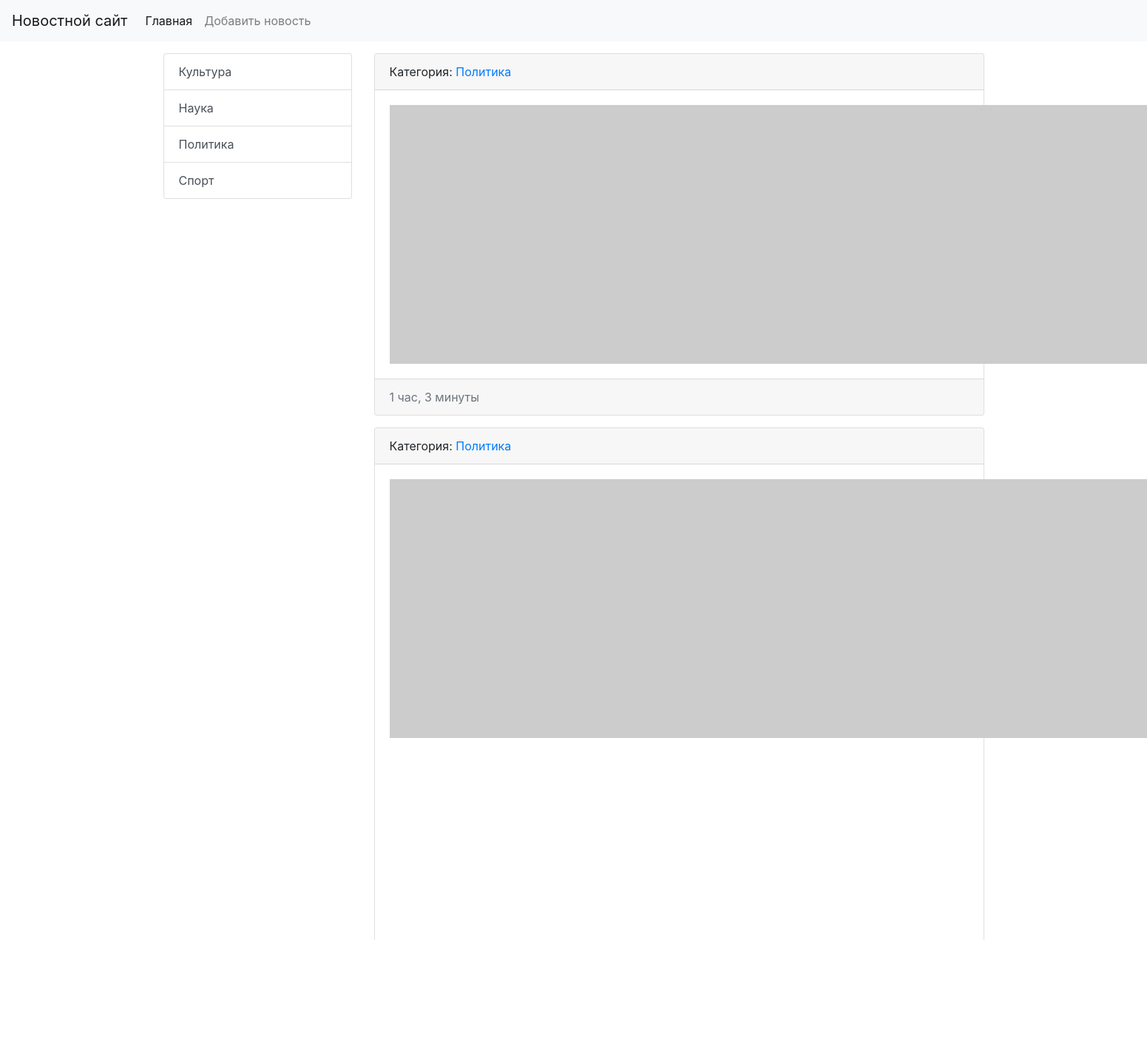
Screenshot of /category/3/ with the database file from the repository.
### news/models.py (models this page shows, shortened)
class Category(models.Model):
    title = models.CharField(max_length=150, db_index=True, verbose_name='Наименование категории')
    def get_absolute_url(self):
        return reverse('category', kwargs={'category_id': self.pk})
    class Meta:
        verbose_name = 'Категория'
        verbose_name_plural = 'Категории'
        ordering = ['title']
    def __str__(self):
        return self.title

class News(models.Model):
    title = models.CharField(max_length=150, verbose_name = 'Наименование')
    content = models.TextField(blank=True, verbose_name = 'Контент')
    created_at = models.DateTimeField(auto_now_add=True, verbose_name = 'Дата публикации')
    updated_at = models.DateTimeField(auto_now=True, verbose_name = 'Обновлено')
    photo = models.ImageField(upload_to='photos/%Y/%m/%d/', verbose_name = 'Фото', blank=True)
    is_published = models.BooleanField(default=True, verbose_name = 'Опубликовано')
    category = models.ForeignKey('Category', verbose_name = 'Категория', on_delete=models.PROTECT, null=True)
    def get_absolute_url(self):
        return reverse('view_news', kwargs={'news_id': self.pk})
    class Meta:
        verbose_name = 'Новость'
        verbose_name_plural = 'Новости'
        ordering = ['-created_at']

### news/views.py (the view)
# urls.py: path('category/<int:category_id>/',get_category, name = 'category'),
def get_category(request, category_id):
    news = News.objects.filter(category_id=category_id)
    category = Category.objects.get(pk=category_id)
    context = {
        'news': news,
        'category': category,
    }
    return render(request,template_name='news/category.html', context=context)

### news/templatetags/news_tags.py (called while the page is built)
@register.inclusion_tag('news/list_categories.html')
def show_categories():
    categories = Category.objects.all()
    return {"categories": categories}

### news/templates/news/category.html (shortened to what this page needs)
{% extends 'base.html' %}
{% block sidebar %}
  {% include 'inc/_sidebar.html' %}
{% endblock %}
{% block content %}
  {% for item in news %}
  <div class="card mb-3">
    <div class="card-header">
      Категория: <a href="{% url 'category' item.category.pk %}">{{ item.category }}</a>
    </div>
    <div class="card-body">
      <div class="media">
        {% if item.photo %}
        <img src="{{ item.photo.url }}" alt="" width="350" height="250" class="mr-3">
        {% else %}
        <img src="https://picsum.photos/id/1060/350/250/?blur=2" alt="" class="mr-3">
        {% endif  %}
      </div>
    </div>
    <div class="card-footer text-muted">
      {{ item.created_at|timesince }}
    </div>
  </div>
  {% endfor %}
{% endblock %}

### news/templates/news/list_categories.html
<div class="list-group">
    {% for item in categories %}
    <a href="{{ item.get_absolute_url }}" class="list-group-item list-group-item-action">{{ item.title }}</a>
    {% endfor %}
</div>

### rows the page displays
Category: title "Культура"
Category: title "Наука"
Category: title "Политика"
Category: title "Спорт"
News: category "Политика", created_at "1 час, 3 минуты"
News: category "Политика"
